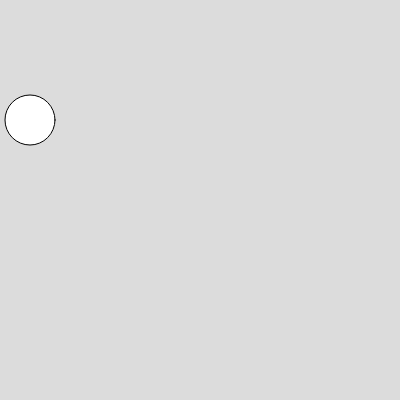
Frame 1 (no input)
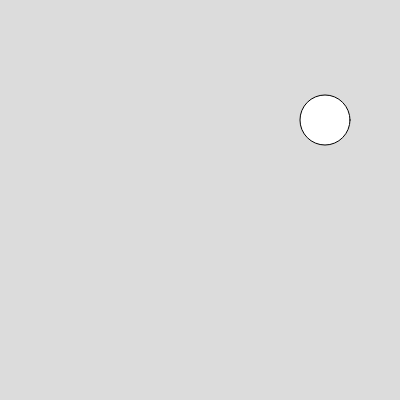
Frame 60 (no input)
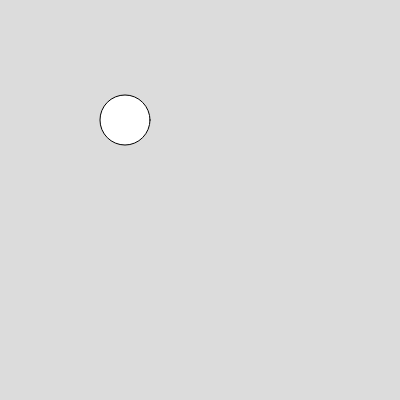
Frame 120 (the mouse pressed at the canvas centre since frame 60)

The p5.js sketch that drew these frames (run headless with seeded random() and noise() and a simulated clock; from frame 60 on, the mouse is pressed at the canvas centre):

// p5.js sketch
// ── sketch.js
var myBall;

function setup() {
  createCanvas(400, 400);
  myBall = new Ball();
}

function draw() {
  background(220);
  myBall.bounce();
  myBall.move();
  myBall.display();
}



// ── ball.js
class Ball{
  constructor()
  {
    // create a ball with a default x,y,size, and speed
    this.x = 25;
    this.y = 120;
    this.size = 50;
    this.speed = 5;
  }
  
  bounce(){
  if( this.x >= width-this.size/2 || this.x < this.size/2){
    this.speed = - this.speed;
  }
 }

  move(){
  this.x= this.x + this.speed;
 }

  display(){
  push();
  ellipse(this.x, this.y, this.size);
  pop();
 }
}
